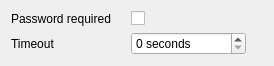
         <widget class="QWidget" name="screenSaverArea">
          <property name="geometry">
           <rect>
            <x>0</x>
            <y>0</y>
            <width>274</width>
            <height>63</height>
           </rect>
          </property>
          <layout class="QGridLayout" name="gridLayout_7">
           <property name="horizontalSpacing">
            <number>20</number>
           </property>
           <item row="0" column="1">
            <widget class="QCheckBox" name="screenSaverPassword">
             <property name="text">
              <string/>
             </property>
            </widget>
           </item>
           <item row="0" column="0">
            <widget class="QLabel" name="screenSaverPasswordLabel">
             <property name="text">
              <string>Password required</string>
             </property>
            </widget>
           </item>
           <item row="1" column="0">
            <widget class="QLabel" name="screenSaverTimeoutLabel">
             <property name="text">
              <string>Timeout</string>
             </property>
            </widget>
           </item>
           <item row="2" column="0">
            <spacer name="verticalSpacer_6">
             <property name="orientation">
              <enum>Qt::Vertical</enum>
             </property>
             <property name="sizeHint" stdset="0">
              <size>
               <width>20</width>
               <height>40</height>
              </size>
             </property>
            </spacer>
           </item>
           <item row="1" column="1">
            <widget class="QSpinBox" name="screenSaverTimeout">
             <property name="suffix">
              <string> seconds</string>
             </property>
             <property name="maximum">
              <number>1000000000</number>
             </property>
            </widget>
           </item>
           <item row="0" column="2">
            <spacer name="horizontalSpacer_8">
             <property name="orientation">
              <enum>Qt::Horizontal</enum>
             </property>
             <property name="sizeHint" stdset="0">
              <size>
               <width>40</width>
               <height>0</height>
              </size>
             </property>
            </spacer>
           </item>
          </layout>
         </widget>
